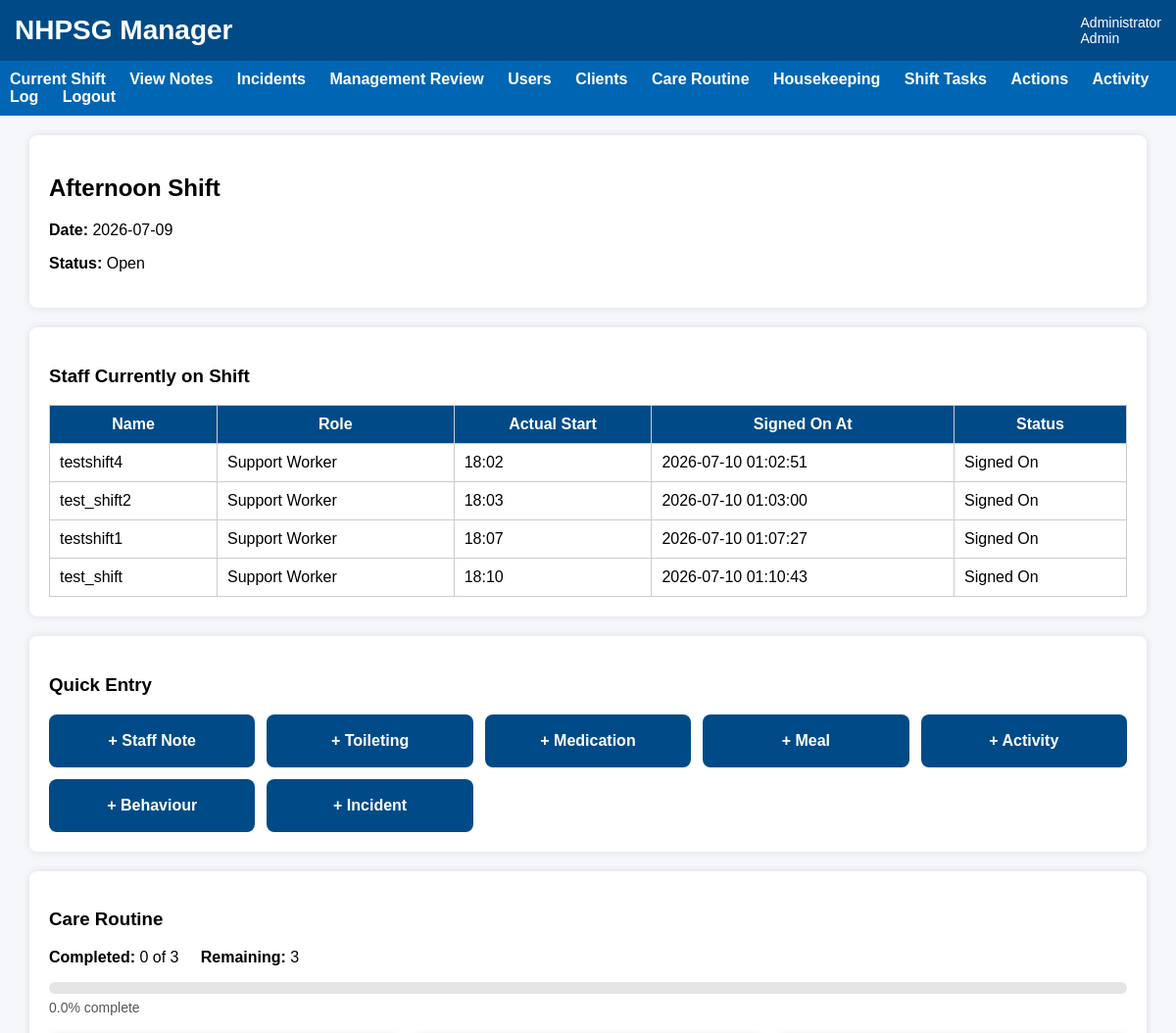
The app's page /shift/16 (signed in, upper part), older data.
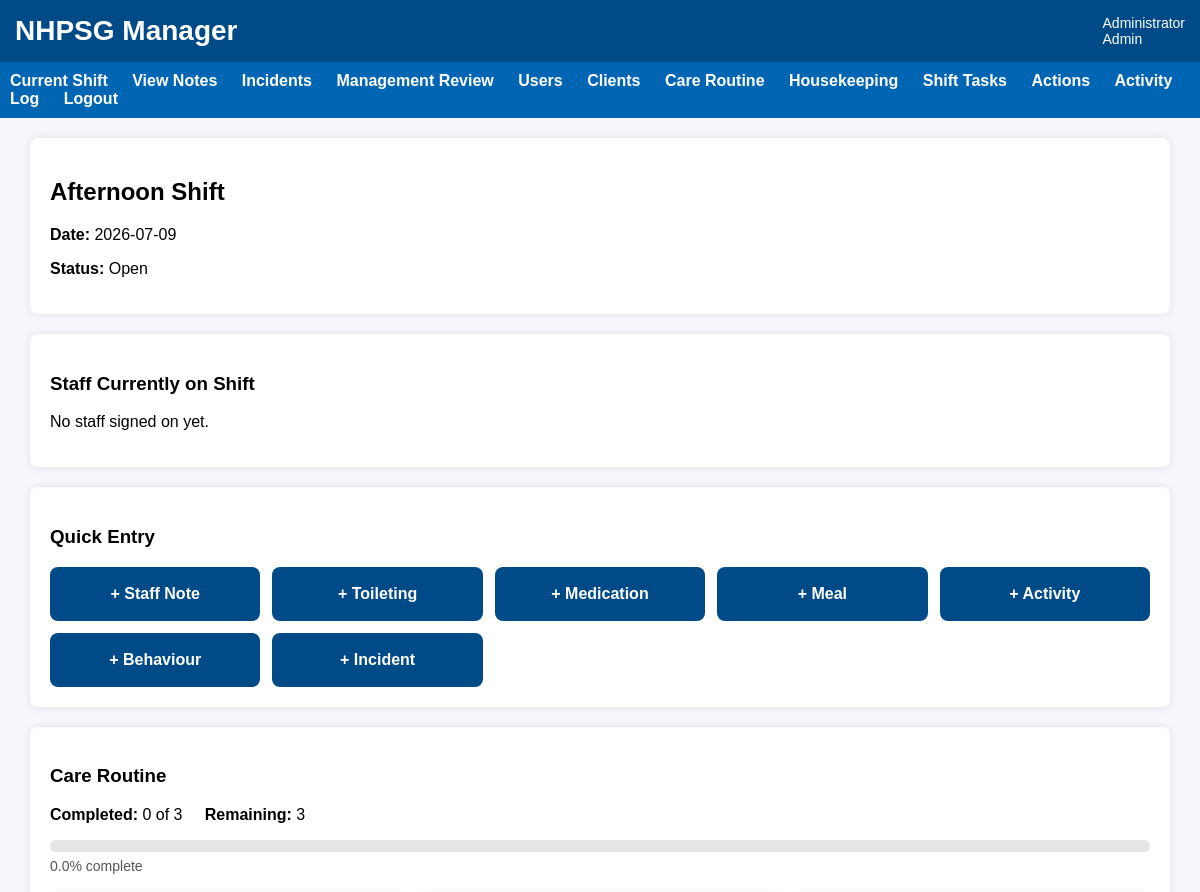
The same page, newer data.
### tables this page shows
CREATE TABLE shifts (
    shift_id INTEGER PRIMARY KEY AUTOINCREMENT,
    client_id INTEGER NOT NULL,
    shift_date TEXT NOT NULL,
    shift_type TEXT NOT NULL,
    status TEXT NOT NULL DEFAULT 'Open',

    scheduled_start_time TEXT,
    scheduled_end_time TEXT,

    created_at TEXT DEFAULT CURRENT_TIMESTAMP,
    closed_at TEXT
);

CREATE TABLE "shift_staff" (
	"shift_staff_id"	INTEGER,
	"shift_id"	INTEGER NOT NULL,
	"user_id"	INTEGER NOT NULL,
	"actual_start_time"	TEXT NOT NULL,
	"actual_end_time"	TEXT,
	"sign_on_at"	TEXT DEFAULT CURRENT_TIMESTAMP,
	"sign_off_at"	TEXT,
	"active"	INTEGER NOT NULL DEFAULT 1,
	"start_checklist_completed"	INTEGER DEFAULT 0,
	"end_checklist_completed"	INTEGER DEFAULT 0,
	PRIMARY KEY("shift_staff_id" AUTOINCREMENT)
);

CREATE TABLE users (
    user_id INTEGER PRIMARY KEY AUTOINCREMENT,
    username TEXT UNIQUE NOT NULL,
    password_hash TEXT NOT NULL,
    full_name TEXT NOT NULL,
    role TEXT NOT NULL,
    active INTEGER NOT NULL DEFAULT 1
, must_change_password INTEGER NOT NULL DEFAULT 0, password_reset_at TEXT, password_reset_by INTEGER, last_password_changed_at TEXT);

### app.py (the view)
@app.route("/shift/<int:shift_id>")
def shift_dashboard(shift_id):
    if "user_id" not in session:
        return redirect(url_for("login"))
    conn = get_db()
    shift = conn.execute("""
        SELECT *
        FROM shifts
        WHERE shift_id = ?
    """, (shift_id,)).fetchone()
    if shift is None:
      conn.close()
      return "Shift not found", 404
    staff = conn.execute("""
        SELECT ss.*, u.full_name, u.role
        FROM shift_staff ss
        JOIN users u ON ss.user_id = u.user_id
        WHERE ss.shift_id = ?
            AND ss.active = 1
            AND u.role = 'Support Worker'
        ORDER BY ss.sign_on_at
    """, (shift_id,)).fetchall()
    notes = conn.execute("""
        SELECT sn.*, u.full_name
        FROM shift_notes sn
        JOIN users u ON sn.user_id = u.user_id
        WHERE sn.shift_date = ?
        AND sn.shift_type = ?
        AND sn.client_id = ?
        ORDER BY sn.created_at DESC
    """, (
        shift["shift_date"],
        shift["shift_type"],
        shift["client_id"]
    )).fetchall()
    care_tasks = conn.execute("""
        SELECT *
        FROM care_tasks
        WHERE active = 1
        AND occurs LIKE ?
        ORDER BY task_name
    """, (f"%{shift['shift_type']}%",)).fetchall()
    care_task_entries = conn.execute("""
        SELECT
         cte.*,
         u.full_name
        FROM shift_care_task_entries cte
        JOIN users u
            ON cte.completed_by_user_id = u.user_id
        WHERE cte.shift_id = ?
    """, (shift_id,)).fetchall()
    care_task_lookup = {}
    for entry in care_task_entries:
        care_task_lookup[entry["care_task_id"]] = entry
    total_care_tasks = len(care_tasks)
    completed_care_tasks = len(care_task_entries)
    remaining_care_tasks = total_care_tasks - completed_care_tasks
    housekeeping_tasks = conn.execute("""
        SELECT *
        FROM housekeeping_tasks
        WHERE active = 1
        AND occurs LIKE ?
        ORDER BY task_name
    """, (f"%{shift['shift_type']}%",)).fetchall()
    housekeeping_task_entries = conn.execute("""
        SELECT
            hte.*,
            u.full_name
        FROM shift_housekeeping_task_entries hte

        JOIN users u
            ON hte.completed_by_user_id = u.user_id

        WHERE hte.shift_id = ?
    """, (shift_id,)).fetchall()
    housekeeping_task_lookup = {}
    for entry in housekeeping_task_entries:
        housekeeping_task_lookup[
            entry["housekeeping_task_id"]
        ] = entry
    total_housekeeping_tasks = len(housekeeping_tasks)
    completed_housekeeping_tasks = len(
        housekeeping_task_entries
    )
    remaining_housekeeping_tasks = (
        total_housekeeping_tasks
        - completed_housekeeping_tasks
    )
    conn.close()
    return render_template(
        "shift_dashboard.html",
        shift=shift,
        staff=staff,
        notes=notes,
        care_tasks=care_tasks,
        care_task_entries=care_task_entries,
        care_task_lookup=care_task_lookup,
        total_care_tasks=total_care_tasks,
        completed_care_tasks=completed_care_tasks,
        remaining_care_tasks=remaining_care_tasks,
        housekeeping_tasks=housekeeping_tasks,
        housekeeping_task_entries=housekeeping_task_entries,
        housekeeping_task_lookup=housekeeping_task_lookup,
        total_housekeeping_tasks=total_housekeeping_tasks,
        completed_housekeeping_tasks=completed_housekeeping_tasks,
        remaining_housekeeping_tasks=remaining_housekeeping_tasks
    )

### app.py (called while the page is built, shortened)
@app.before_request
def enforce_session_timeout():
    if "user_id" not in session:
        return None
    if request.endpoint in [
        "static",
        "login",
        "logout",
        "session_timeout"
    ]:
        return None
    current_time = time.time()
    last_activity = session.get("last_activity")
    if last_activity is not None:
        inactive_seconds = current_time - last_activity
    session["last_activity"] = current_time
    return None

@app.context_processor
def inject_session_timeout_settings():
    return {
        "session_timeout_seconds": SESSION_TIMEOUT_SECONDS,
        "session_warning_seconds": SESSION_WARNING_SECONDS
    }

def get_db():
    print("Using database:", os.path.abspath(DB_NAME))
    conn = sqlite3.connect(DB_NAME)
    conn.row_factory = sqlite3.Row
    return conn

### templates/shift_dashboard.html (shortened to what this page needs)
{% extends "base.html" %}
{% block content %}
<div class="card">
    <h2>{{ shift.shift_type }} Shift</h2>
    <p><strong>Date:</strong> {{ shift.shift_date }}</p>
    <p><strong>Status:</strong> {{ shift.status }}</p>
</div>
<div class="card">
    <h3>Staff Currently on Shift</h3>
    {% if staff %}
        <table>
            <tr>
                <th>Name</th>
                <th>Role</th>
                <th>Actual Start</th>
                <th>Signed On At</th>
                <th>Status</th>
            </tr>
            {% for person in staff %}
            <tr>
                <td>{{ person.full_name }}</td>
                <td>{{ person.role }}</td>
                <td>{{ person.actual_start_time }}</td>
                <td>{{ person.sign_on_at }}</td>
                <td>{% if person.active %}Signed On{% else %}Signed Off{% endif %}</td>
            </tr>
            {% endfor %}
        </table>
    {% else %}
        <p>No staff signed on yet.</p>
    {% endif %}
</div>
<div class="card">
    <h3>Quick Entry</h3>
    <div class="quick-grid">
        <a class="quick-button" href="/shift/{{ shift.shift_id }}/note">+ Staff Note</a>
        <a
            class="quick-button"
            href="{{ url_for(
                "toileting_event_new",
                shift_id=shift["shift_id"]
            ) }}"
        >
            + Toileting
        </a>
        <a class="quick-button" href="/shift/{{ shift.shift_id }}/medication">+ Medication</a>
        <a class="quick-button" href="/shift/{{ shift.shift_id }}/meal">+ Meal</a>
        <a class="quick-button" href="/shift/{{ shift.shift_id }}/activity">+ Activity</a>
        <a class="quick-button" href="/shift/{{ shift.shift_id }}/behaviour">+ Behaviour</a>
        <a class="quick-button" href="/incident/new">+ Incident</a>
    </div>
</div>
<div class="card">
    <h3>Care Routine</h3>
	<p>
		<strong>Completed:</strong>
		{{ completed_care_tasks }} of {{ total_care_tasks }}
		<strong>Remaining:</strong>
		{{ remaining_care_tasks }}
	</p>
	{% if total_care_tasks > 0 %}
		{% set percent_complete = (completed_care_tasks / total_care_tasks * 100) | round(0, 'floor') %}
		<div class="progress-container">
		</div>
		<div class="progress-text">
			{{ percent_complete }}% complete
		</div>
	{% endif %}
</div>
{% endblock %}

### templates/base.html (shortened to what this page needs)
<!DOCTYPE html>
<html>
<head>
    <link rel="stylesheet"
          href="{{ url_for('static', filename='css/style.css') }}">
</head>
<body>
<div class="header">
    <div class="title">
        NHPSG Manager
    </div>
    <div class="user">
        {% if session.full_name %}
            {{ session.full_name }}
            <br>
            {{ session.role }}
        {% endif %}
    </div>
</div>
{% if session.user_id %}
<div class="nav">
    <a href="{{ url_for('dashboard') }}">
        Current Shift
    </a>
    <a href="{{ url_for('shift_notes') }}">
        View Notes
    </a>
    <a href="{{ url_for('incident_list') }}">
        Incidents
    </a>
    {% if session.role in ["Admin", "Program Manager", "Director"] %}
        <a href="{{ url_for('manager_review_hub') }}">
            Management Review
        </a>
        <a href="{{ url_for('users') }}">
            Users
        </a>
        <a href="{{ url_for('clients') }}">
            Clients
        </a>
        <a href="{{ url_for('care_tasks') }}">
            Care Routine
        </a>
        <a href="{{ url_for('housekeeping_tasks') }}">
            Housekeeping
        </a>
        <a href="{{ url_for('shift_tasks') }}">
            Shift Tasks
        </a>
        <a href="{{ url_for('actions') }}">
            Actions
        </a>
        <a href="{{ url_for('activity_log') }}">
            Activity Log
        </a>
    {% endif %}
    <a href="{{ url_for('logout') }}">
        Logout
    </a>
</div>
{% endif %}
<div class="container">
{% block content %}
{% endblock %}
</div>
</body>
</html>

### static/css/style.css (style rules this page uses)
body { font-family: Arial, Helvetica, sans-serif; margin:0; background:#f5f7fa; }
.header { background:#004b87; color:white; padding:15px; display:flex; justify-content:space-between; align-items:center; }
.title { font-size:28px; font-weight:bold; }
.user { font-size:14px; }
.nav { background:#0066b3; padding:10px; }
.nav a { color:white; text-decoration:none; margin-right:20px; font-weight:bold; }
.container { width:95%; margin:auto; margin-top:20px; }
.card { background:white; padding:20px; border-radius:8px; box-shadow:0px 0px 8px rgba(0,0,0,0.1); margin-bottom:20px; }
.quick-grid { display: grid; grid-template-columns: repeat(auto-fit, minmax(180px, 1fr)); gap: 12px; }
.quick-button { display: block; background: #004b87; color: white; padding: 18px; border-radius: 8px; text-align: center; text-decoration: none; font-weight: bold; }
.progress-container { width: 100%; background: #e5e5e5; border-radius: 8px; overflow: hidden; margin: 10px 0 6px 0; height: 12px; }
.progress-text { font-size: 14px; color: #555; margin-bottom: 20px; }

Row changes from the older to the newer data that the page shows:
no longer on this page (row edited): shift_staff: full_name "testshift4", role "Support Worker", actual_start_time "18:02", sign_on_at "2026-07-10 01:02:51", active "Signed On"
no longer on this page (row edited): shift_staff: full_name "test_shift2", role "Support Worker", actual_start_time "18:03", sign_on_at "2026-07-10 01:03:00", active "Signed On"
no longer on this page (row edited): shift_staff: full_name "testshift1", role "Support Worker", actual_start_time "18:07", sign_on_at "2026-07-10 01:07:27", active "Signed On"
no longer on this page (row edited): shift_staff: full_name "test_shift", role "Support Worker", actual_start_time "18:10", sign_on_at "2026-07-10 01:10:43", active "Signed On"
Text that changed along with them:
text no longer shown: "Name Role Actual Start Signed On At Status"
text now shown: "No staff signed on yet."
